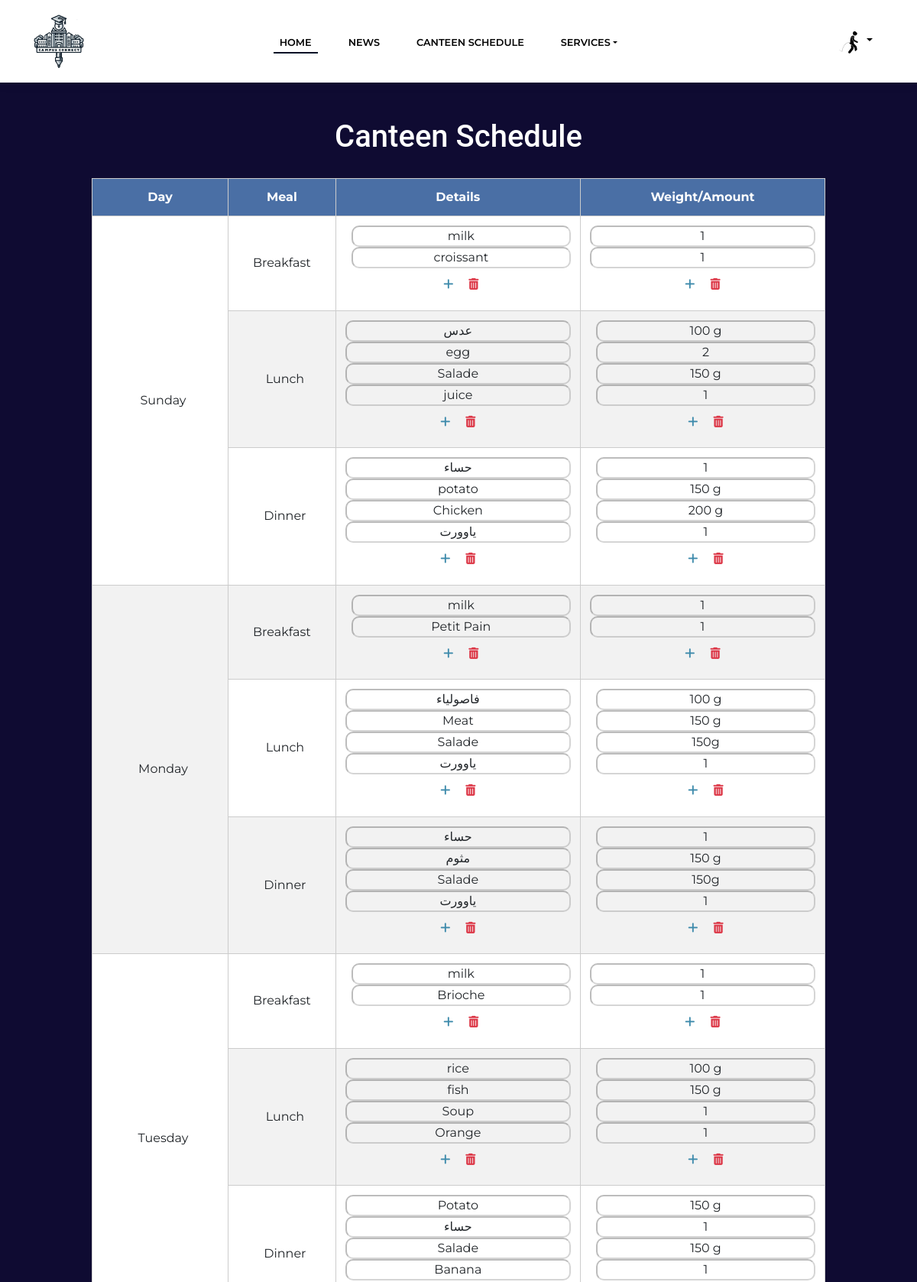
/CanteenManagement.php (upper part), run on the app's committed database.
### tables this page shows
CREATE TABLE `days` (
  `id` int(11) NOT NULL,
  `day` varchar(50) NOT NULL
);

CREATE TABLE `mealtype` (
  `id` int(11) NOT NULL,
  `type` varchar(50) NOT NULL
);

CREATE TABLE `meals` (
  `id` int(11) NOT NULL,
  `meal` varchar(100) NOT NULL,
  `amount` varchar(255) NOT NULL,
  `dayid` int(11) NOT NULL,
  `typeid` int(11) NOT NULL
);

### CanteenManagement.php (the view, shortened to what this page needs)
<?php
require 'db_connection.php';
$query_days = "SELECT * FROM days ORDER BY id";
$result_days = mysqli_query($conn, $query_days);
?>
<!DOCTYPE html>
<html data-bs-theme="light" lang="en">
<head>
    <link rel="stylesheet" href="assets/bootstrap/css/bootstrap.min.css">
    <link rel="stylesheet" href="assets/fonts/simple-line-icons.min.css">
    <link rel="stylesheet" href="assets/css/styles.css">
    <link rel="stylesheet" href="assets/css/canteen.css">
    <link rel="stylesheet" href="https://cdnjs.cloudflare.com/ajax/libs/font-awesome/6.6.0/css/all.min.css">
</head>
<body>
    <?php include 'headerAdmin.php' ?>
    <h1>Canteen Schedule</h1>
    <table class="canteenTable">
        <thead>
            <tr>
                <th>Day</th>
                <th>Meal</th>
                <th>Details</th>
                <th>Weight/Amount</th>
            </tr>
        </thead>
        <tbody>
            <?php
            while ($day = mysqli_fetch_assoc($result_days)) {
                $query_types = "SELECT DISTINCT mt.* FROM mealtype mt
                               JOIN meals m ON m.typeid = mt.id
                               WHERE m.dayid = {$day['id']}
                               ORDER BY mt.id";
                $result_types = mysqli_query($conn, $query_types);
                $type_count = mysqli_num_rows($result_types);
                $first_type = true;
                while ($type = mysqli_fetch_assoc($result_types)) {
                    echo $first_type ? "<tr><td rowspan=\"$type_count\">{$day['day']}</td>" : "<tr>";
                    $query_meals = "SELECT id, meal, amount FROM meals
                                  WHERE dayid = {$day['id']}
                                  AND typeid = {$type['id']}";
                    $result_meals = mysqli_query($conn, $query_meals);
                    echo "<td>{$type['type']}</td><td class=\"input-container\">";
                    while ($meal = mysqli_fetch_assoc($result_meals)) {
                        echo "<input type=\"text\" value=\"{$meal['meal']}\" data-id=\"{$meal['id']}\" disabled><br>";
                    }
                    echo '<div class="button-container">
                            <button type="button" class="add"><i class="fas fa-add"></i></button>
                            <button type="button" class="Delete"><i class="fas fa-trash-alt"></i></button>
                          </div></td><td class="input-container">';
                    mysqli_data_seek($result_meals, 0);
                    while ($meal = mysqli_fetch_assoc($result_meals)) {
                        echo "<input type=\"text\" value=\"{$meal['amount']}\" data-id=\"{$meal['id']}\" disabled><br>";
                    }
                    echo '<div class="button-container">
                            <button type="button" class="add"><i class="fas fa-add"></i></button>
                            <button type="button" class="Delete"><i class="fas fa-trash-alt"></i></button>
                          </div></td></tr>';
                    $first_type = false;
                }
            }
            ?>
        </tbody>
    </table>
    <?php include 'footer.php' ?>
</body>
</html>

### headerAdmin.php (shortened to what this page needs)
<?php
$host = 'localhost';
$dbname = 'campus_connect';
$username = 'root';
$password = '';
$conn = new mysqli($host, $username, $password, $dbname);
$userid = $_SESSION['user']['Id'] ;
if ($userid) {
    $stmt = $conn->prepare("SELECT img_path FROM employee WHERE Id = ?");
    $stmt->bind_param("i", $userid);
    $stmt->execute();
    $result = $stmt->get_result();
    $user = $result->fetch_assoc();
    if ($user && isset($user['img_path'])) {
        $imgPath = $user['img_path'];
        if (!$imgPath || !file_exists($imgPath)) {
            $imgPath = "assets/img/gens.png";
        }
    } else {
        $imgPath = "assets/img/gens.png";
    }
    $stmt->close();
} else {
    $imgPath = "assets/img/gens.png";
}
?>
<header>
    <nav class="navbar navbar-expand-lg fixed-top bg-body clean-navbar">
        <div class="container">
            <a class="navbar-brand-logo" href="#">
                <img class="logo_img" src="assets/img/logo.png" alt="Brand Logo">
            </a>
            <div class="collapse navbar-collapse" id="navcol-1">
                <ul class="navbar-nav mx-auto">
                    <li class="nav-item active"><a class="nav-link" href="AdminHome.php">Home</a></li>
                    <li class="nav-item"><a class="nav-link" href="AdminNews.php">News</a></li>
                    <li class="nav-item"><a class="nav-link" href="CanteenManagement.php">Canteen Schedule</a></li>
                    <li class="nav-item dropdown">
                        <a class="nav-link dropdown-toggle" href="#" id="servicesDropdown" role="button" data-bs-toggle="dropdown" aria-expanded="false">Services</a>
                    </li>
                </ul>
                <div class="dropdown d-none d-lg-block me-3">
                    <a href="#" class="d-block link-body-emphasis text-decoration-none dropdown-toggle" data-bs-toggle="dropdown" aria-expanded="false">
                        <img src="<?php echo htmlspecialchars($imgPath); ?>" alt="mdo" width="32" height="32" class="rounded-circle">
                    </a>
                </div>
            </div>
        </div>
    </nav>
</header>

### footer.php (shortened to what this page needs)
<!DOCTYPE html>
<html data-bs-theme="light" lang="en">
</html>

### assets/css/styles.css (style rules this page uses)
body { padding-top:125px; }
.nav-link { text-decoration: none; color: #000; position: relative; padding-bottom: 5px; background-image: linear-gradient(to right, #001226 0%, #001226 100%); background-size: 0% 2px; background-position: left bottom; background-repeat: no-repeat; transition: background-size 0.4s ease; }
.nav-item.active .nav-link { background-size: 100% 2px; }
.logo_img { height: 70px; width:70px; }
button { padding: 10px; background-color: #0f0b32; color: white ; border: none; border-radius: 4px; cursor: pointer ; transition: background-color 0.3s ease ; }

### assets/css/canteen.css (style rules this page uses)
body { background-color: #0f0b32; }
h1 { font-family: Roboto, sans-serif; text-align: center; color: #ffffff; margin: 30px; }
.canteenTable { width: 80%; margin: 0 auto; border-collapse: collapse; background-color: white; margin-bottom: 40px; }
.canteenTable th, td { padding: 12px; text-align: center; border: 1px solid #ccc; vertical-align: middle; }
.canteenTable th { background-color: #4a6fa5; color: white; text-align: center; }
.canteenTable tr:nth-child(even) { background-color: #f2f2f2; }
.canteenTable td { text-align: center; }
.canteenTable td:nth-child(odd) { text-align: center; padding-left: 20px; }
input[type="text"] { border-radius: 10px; background: none; color: inherit; font: inherit; padding: 0; margin: 0; outline: none; text-align: center; width: 100%; box-sizing: border-box; }
.button-container { display: flex; justify-content: center; }
button.add { color:#3d8aab; font-size: 15px; background: none; border: none; cursor: pointer; transition: transform 0.3s, color 0.3s; padding: 5px 10px; }
button.Delete { color: #dc3545; font-size: 15px; background: none; border: none; cursor: pointer; transition: transform 0.3s, color 0.3s; }

### data on the page
days: day "Sunday"
mealtype: type "Breakfast"
meals: meal "milk", amount "1"
meals: meal "croissant", amount "1"
mealtype: type "Lunch"
meals: meal "عدس", amount "100 g"
meals: meal "egg", amount "2"
meals: meal "Salade", amount "150 g"
meals: meal "juice", amount "1"
mealtype: type "Dinner"
meals: meal "حساء", amount "1"
meals: meal "potato", amount "150 g"
meals: meal "Chicken", amount "200 g"
meals: meal "ياوورت", amount "1"
days: day "Monday"
meals: meal "milk", amount "1"
meals: meal "Petit Pain", amount "1"
meals: meal "فاصولياء", amount "100 g"
meals: meal "Meat", amount "150 g"
meals: meal "Salade", amount "150g"
meals: meal "ياوورت", amount "1"
meals: meal "حساء", amount "1"
meals: meal "مثوم", amount "150 g"
meals: meal "Salade", amount "150g"
meals: meal "ياوورت", amount "1"
days: day "Tuesday"
meals: meal "milk", amount "1"
meals: meal "Brioche", amount "1"
meals: meal "rice", amount "100 g"
meals: meal "fish", amount "150 g"
meals: meal "Soup", amount "1"
meals: meal "Orange", amount "1"
meals: meal "Potato", amount "150 g"
meals: meal "حساء", amount "1"
meals: meal "Salade", amount "150 g"
meals: meal "Banana", amount "1"
